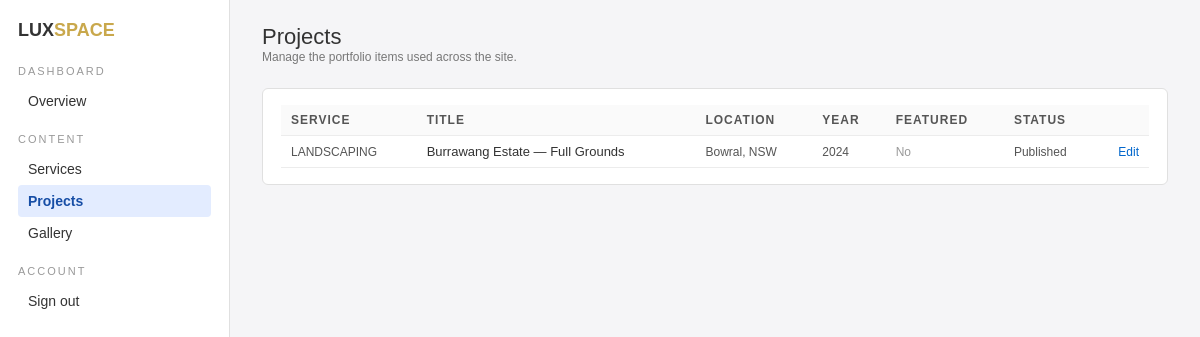
The app's page /dashboard/projects/ (signed in) with its own data.
### myApp/models.py (models this page shows, shortened)
class Project(models.Model):
    STATUS_CHOICES = (
        ("draft", "Draft"),
        ("published", "Published"),
    )
    service = models.ForeignKey(
        Service,
        related_name="projects",
        on_delete=models.CASCADE,
    )
    title = models.CharField(max_length=160)
    slug = models.SlugField(max_length=180, unique=True)
    location = models.CharField(max_length=160, blank=True)
    year = models.CharField(max_length=8, blank=True)
    summary = models.TextField(
        blank=True,
        help_text="Short description used on cards.",
    )
    description = models.TextField(
        blank=True,
        help_text="Full case-study text for the project detail page.",
    )
    hero_image = models.URLField(
        blank=True,
        help_text="Large hero image shown on project pages / featured sections.",
    )
    thumbnail_image = models.URLField(
        blank=True,
        help_text="Image used on cards; falls back to hero image if empty.",
    )
    is_featured = models.BooleanField(default=False, db_column="featured")
    status = models.CharField(
        max_length=12, choices=STATUS_CHOICES, default="published"
    )
    display_order = models.PositiveIntegerField(default=1)
    created_at = models.DateTimeField(auto_now_add=True)
    updated_at = models.DateTimeField(auto_now=True)
    class Meta:
        ordering = ["display_order", "-created_at"]

class Service(models.Model):
    name = models.CharField(max_length=120)
    slug = models.SlugField(max_length=140, unique=True)
    short_label = models.CharField(
        max_length=40,
        help_text="Label used in tabs and pills, e.g. 'LANDSCAPING'.",
    )
    order_label = models.CharField(
        max_length=8,
        help_text="Numeric label such as '01', '02' to display before the name.",
    )
    hero_kicker = models.CharField(
        max_length=120,
        blank=True,
        help_text="Small label above hero title, e.g. 'SERVICE 01'.",
    )
    hero_eyebrow = models.CharField(
        max_length=120,
        blank=True,
        help_text="Secondary small label, e.g. 'EST. 2013'.",
    )
    hero_title = models.CharField(
        max_length=200,
        help_text="Main hero heading, e.g. 'Ready to Transform Your Landscape?'.",
    )
    hero_emphasis = models.CharField(
        max_length=120,
        blank=True,
        help_text="Optional emphasised word in the hero heading.",
    )
    hero_intro = models.TextField(
        blank=True,
        help_text="Short paragraph under the hero title.",
    )
    hero_background_image = models.URLField(
        blank=True,
        help_text="Full URL to the hero background image.",
    )
    overview_heading = models.CharField(
        max_length=200,
        blank=True,
        help_text="Overview section heading, e.g. 'Where Nature Becomes Art'.",
    )
    overview_body_primary = models.TextField(blank=True)
    overview_body_secondary = models.TextField(blank=True)
    cta_primary_label = models.CharField(
        max_length=80,
        default="EXPLORE SERVICE",
        help_text="Label for primary hero CTA button.",
    )
    cta_secondary_label = models.CharField(
        max_length=80,
        default="VIEW PROJECTS",
        help_text="Label for secondary hero CTA button.",
    )
    is_active = models.BooleanField(default=True)
    display_order = models.PositiveIntegerField(default=1)
    created_at = models.DateTimeField(auto_now_add=True)
    updated_at = models.DateTimeField(auto_now=True)
    class Meta:
        ordering = ["display_order", "name"]

### myApp/views.py (the view)
# urls.py: path("dashboard/projects/", views.dashboard_projects, name="dashboard_projects"),
@login_required
def dashboard_projects(request):
    projects = Project.objects.select_related("service").order_by(
        "service__display_order", "display_order", "title"
    )
    return render(request, "dashboard/projects_list.html", {"projects": projects})

### myApp/templates/dashboard/projects_list.html (shortened to what this page needs)
{% extends "dashboard/base.html" %}
{% block content %}
<div class="top-bar">
  <div>
    <h1>Projects</h1>
    <small>Manage the portfolio items used across the site.</small>
  </div>
</div>
<div class="card">
  <div style="overflow-x:auto;">
      <table>
        <thead>
          <tr>
            <th>Service</th>
            <th>Title</th>
            <th>Location</th>
            <th>Year</th>
            <th>Featured</th>
            <th>Status</th>
            <th></th>
          </tr>
        </thead>
        <tbody>
          {% for proj in projects %}
          <tr>
            <td style="font-size:12px; color:#555;">{{ proj.service.short_label }}</td>
            <td>{{ proj.title }}</td>
            <td style="font-size:12px; color:#555;">{{ proj.location }}</td>
            <td style="font-size:12px; color:#555;">{{ proj.year }}</td>
            <td>
              {% if proj.is_featured %}
                <span style="color:#b67b00; font-size:12px;">Featured</span>
              {% else %}
                <span style="color:#999; font-size:12px;">No</span>
              {% endif %}
            </td>
            <td style="font-size:12px; color:#555;">{{ proj.get_status_display }}</td>
            <td style="text-align:right;">
              <a href="{% url 'dashboard_project_edit' proj.pk %}" style="font-size:12px;">
                Edit
              </a>
            </td>
          </tr>
          {% empty %}
          <tr>
            <td colspan="7" style="padding:12px; text-align:center; color:#777;">
              No projects found. Seed demo content or create projects in admin first.
            </td>
          </tr>
          {% endfor %}
        </tbody>
      </table>
  </div>
</div>
{% endblock %}

### myApp/templates/dashboard/base.html (style rules this page uses)
* { box-sizing: border-box; }
body { margin: 0; font-family: Arial, Helvetica, sans-serif; background: #f5f5f7; color: #333333; }
a { color: #0066cc; text-decoration: none; }
.top-bar { display: flex; justify-content: space-between; align-items: center; margin-bottom: 24px; }
.top-bar h1 { margin: 0; font-size: 22px; font-weight: 400; }
.top-bar small { display: block; font-size: 12px; color: #777; }
.card { background: #ffffff; border: 1px solid #e0e0e0; border-radius: 6px; padding: 16px 18px; }
table { border-collapse: collapse; width: 100%; font-size: 13px; }
th, td { padding: 8px 10px; border-bottom: 1px solid #ececec; text-align: left; }
th { background: #fafafa; font-weight: 600; color: #555; font-size: 12px; text-transform: uppercase; letter-spacing: 1px; }

### records on screen
Project: service.short_label "LANDSCAPING", title "Burrawang Estate — Full Grounds", location "Bowral, NSW", year "2024", featured "No", status "Published"
